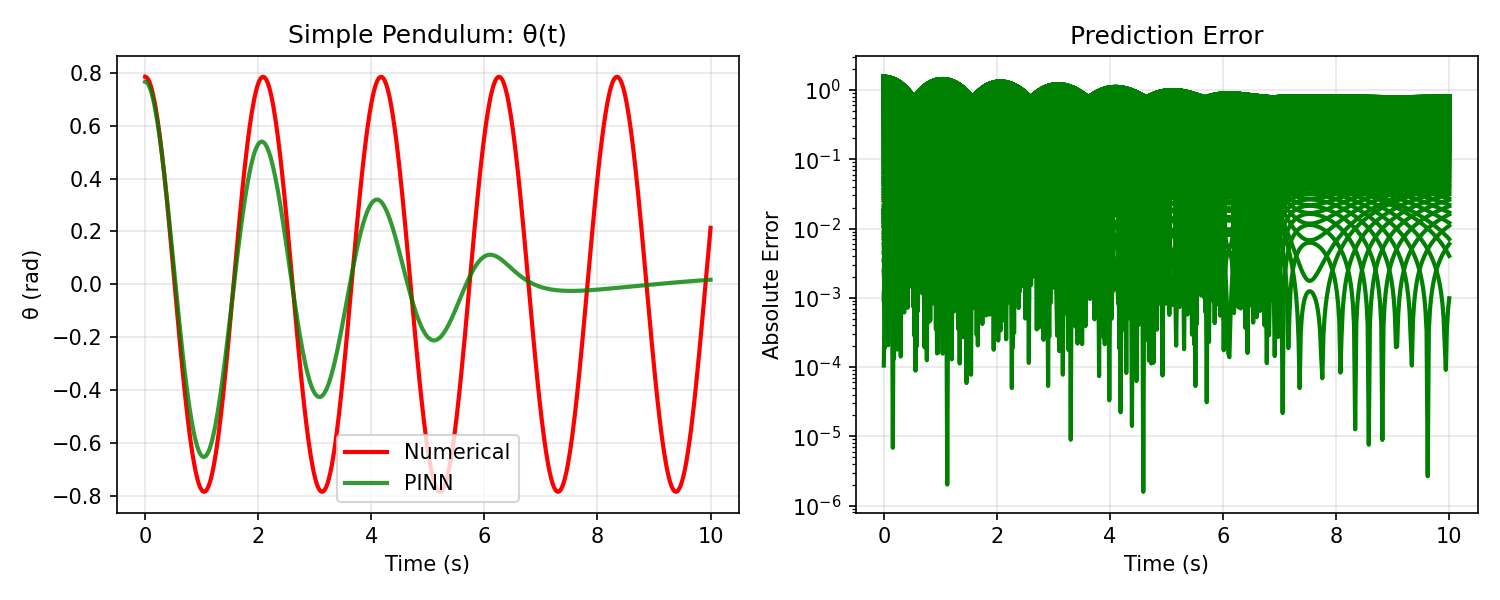

Generate this figure with Python:
"""
Physics-Informed Neural Network (PINN) for solving the Simple Pendulum ODE
d²θ/dt² + (g/L) * sin(θ) = 0

Parameters:
- g = 9.81 m/s² (gravity)
- L = 1.0 m (pendulum length)
- θ₀ = π/4 rad (initial angle)
- dθ/dt|₀ = 0 (initial angular velocity)
"""

"""
Physics-Informed Neural Network (PINN) for solving the Simple Pendulum ODE
d²θ/dt² + (g/L) * sin(θ) = 0
"""

import torch
import torch.nn as nn
import numpy as np
import matplotlib.pyplot as plt
from scipy.integrate import odeint

torch.set_default_dtype(torch.float32)
torch.manual_seed(1234)

device = torch.device('cuda' if torch.cuda.is_available() else 'cpu')
print(f"Using device: {device}")


class PINN(nn.Module):
    def __init__(self, layers=[1, 20, 20, 20, 20, 1]):
        super(PINN, self).__init__()
        
        self.activation = nn.Tanh()
        self.linears = nn.ModuleList([
            nn.Linear(layers[i], layers[i+1]) for i in range(len(layers)-1)
        ])
        
        for i in range(len(layers)-1):
            nn.init.xavier_normal_(self.linears[i].weight.data, gain=1.0)
            nn.init.zeros_(self.linears[i].bias.data)
    
    def forward(self, t):
        for i in range(len(self.linears) - 1):
            t = self.linears[i](t)
            t = self.activation(t)
        
        return self.linears[-1](t)


class PendulumPINN:
    def __init__(self, g=9.81, L=1.0, layers=[1, 20, 20, 20, 20, 1]):
        self.g = g
        self.L = L
        self.omega_sq = g / L
        self.model = PINN(layers).to(device)
        
        self.optimizer = torch.optim.Adam(
            self.model.parameters(), lr=0.001, amsgrad=False
        )
    
    def compute_physics_loss(self, t):
        t = t.clone()
        t.requires_grad = True
        
        theta = self.model(t)
        
        d_theta_dt = torch.autograd.grad(
            theta, t, grad_outputs=torch.ones_like(theta), 
            create_graph=True, retain_graph=True
        )[0]
        
        d2_theta_dt2 = torch.autograd.grad(
            d_theta_dt, t, grad_outputs=torch.ones_like(d_theta_dt), 
            create_graph=True, retain_graph=True
        )[0]
        
        residual = d2_theta_dt2 + self.omega_sq * torch.sin(theta)
        
        return torch.mean(residual ** 2)
    
    def compute_initial_condition_loss(self, theta0, dtheta0):
        t0 = torch.zeros(1, 1).to(device)
        
        theta_pred = self.model(t0)
        
        t0.requires_grad = True
        d_theta_dt = torch.autograd.grad(
            self.model(t0), t0, grad_outputs=torch.ones_like(theta_pred), 
            create_graph=True, retain_graph=True
        )[0]
        
        theta_loss = (theta_pred - theta0) ** 2
        dtheta_loss = (d_theta_dt - dtheta0) ** 2
        
        return theta_loss + dtheta_loss
    
    def train(self, n_epochs=10000, print_freq=1000, 
              theta0=np.pi/4, dtheta0=0.0):
        
        t_physics = torch.linspace(0, 10, 500).to(device).view(-1, 1)
        t_physics = t_physics[torch.randint(0, 500, (20000,)).to(device)]
        
        print("Starting training...")
        print(f"Initial conditions: θ₀ = {theta0:.4f} rad, dθ/dt₀ = {dtheta0:.4f} rad/s")
        
        for epoch in range(n_epochs):
            physics_loss = self.compute_physics_loss(t_physics)
            ic_loss = self.compute_initial_condition_loss(theta0, dtheta0)
            
            total_loss = physics_loss + 10 * ic_loss
            
            self.optimizer.zero_grad()
            total_loss.backward()
            self.optimizer.step()
            
            # FIX: Use .item() to extract scalar from tensor [web:31][web:32]
            if epoch % print_freq == 0:
                print(f"Epoch {epoch:5d} | Total: {total_loss.item():.6e} | "
                      f"Physics: {physics_loss.item():.6e} | IC: {ic_loss.item():.6e}")
        
        print("Training complete!")
    
    def predict(self, t):
        t = torch.tensor(t, dtype=torch.float32).to(device).view(-1, 1)
        
        with torch.no_grad():
            theta = self.model(t)
        
        return theta.cpu().numpy()


def numerical_solution_pendulum(t, theta0, dtheta0=0.0, g=9.81, L=1.0):
    omega_sq = g / L
    
    def pendulum_ode(state, t, omega_sq):
        theta, v = state
        dtheta_dt = v
        dv_dt = -omega_sq * np.sin(theta)
        return [dtheta_dt, dv_dt]
    
    initial_state = [theta0, dtheta0]
    states = odeint(pendulum_ode, initial_state, t, args=(omega_sq,))
    
    return states[:, 0]


if __name__ == "__main__":
    g = 9.81
    L = 1.0
    theta0 = np.pi / 4
    dtheta0 = 0.0
    
    pinn = PendulumPINN(g=g, L=L)
    pinn.train(n_epochs=10000, print_freq=1000, 
               theta0=theta0, dtheta0=dtheta0)
    
    t_test = np.linspace(0, 10, 500)
    theta_pinn = pinn.predict(t_test)
    theta_numerical = numerical_solution_pendulum(t_test, theta0, dtheta0, g, L)
    
    error = np.abs(theta_pinn - theta_numerical)
    max_error = np.max(error)
    
    # FIX: Use .item() for tensor values [web:31]
    print(f"\nMaximum absolute error: {max_error:.6e}")
    
    plt.figure(figsize=(10, 4))
    
    plt.subplot(1, 2, 1)
    plt.plot(t_test, theta_numerical, 'r-', linewidth=2, label='Numerical')
    plt.plot(t_test, theta_pinn, 'g-', linewidth=2, label='PINN', alpha=0.8)
    plt.xlabel('Time (s)')
    plt.ylabel('θ (rad)')
    plt.title('Simple Pendulum: θ(t)')
    plt.legend()
    plt.grid(True, alpha=0.3)
    
    plt.subplot(1, 2, 2)
    plt.plot(t_test, error, 'g-', linewidth=2)
    plt.xlabel('Time (s)')
    plt.ylabel('Absolute Error')
    plt.title('Prediction Error')
    plt.grid(True, alpha=0.3)
    plt.yscale('log')
    
    plt.tight_layout()
    plt.savefig('pinn_pendulum_solution.png', dpi=150)
    plt.show()
    
    torch.save(pinn.model.state_dict(), 'pinn_pendulum_model.pth')
    print("Model saved to pinn_pendulum_model.pth")
